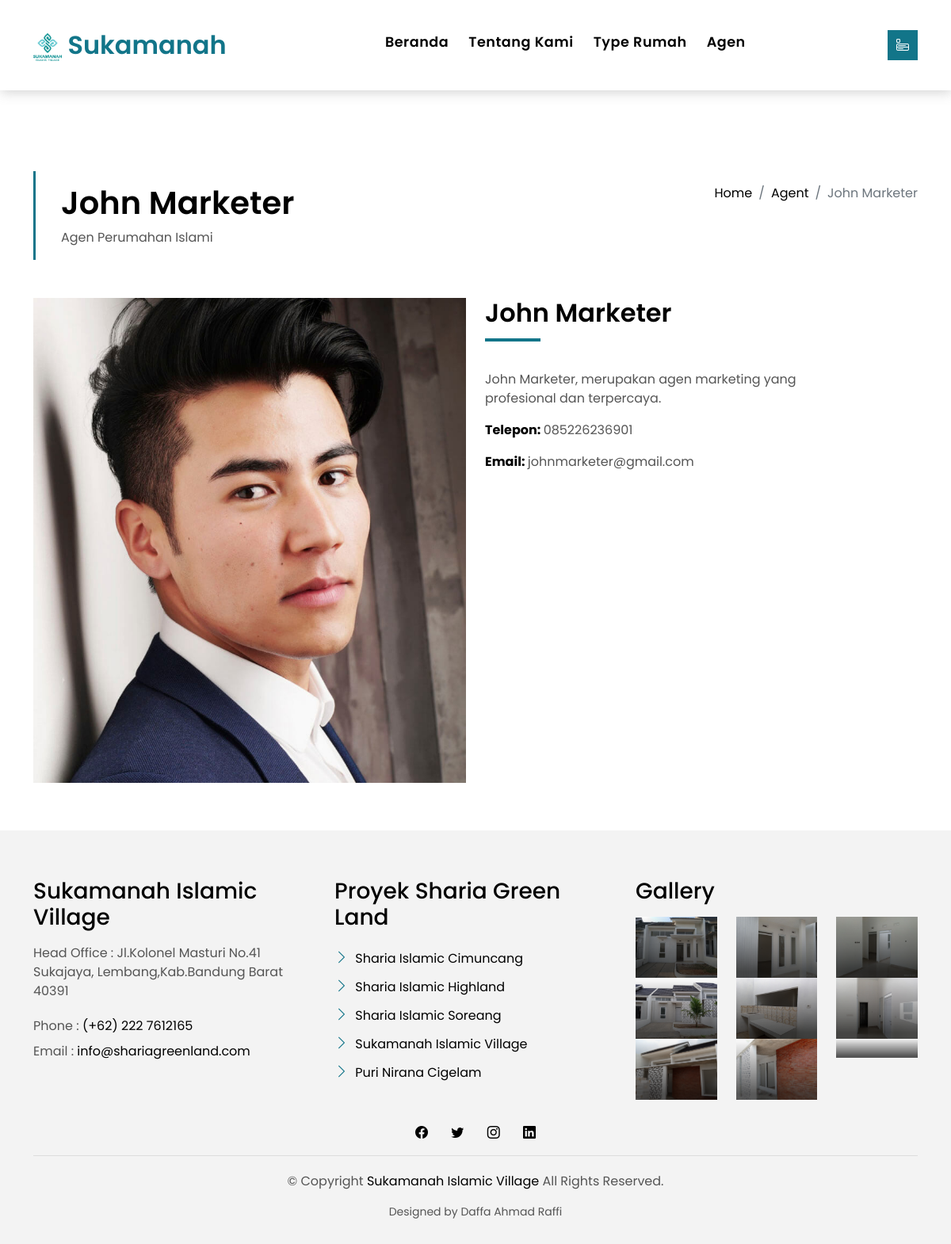
/user/detail-agen.php?id=MKT0001, run on the app's committed database.
### tables this page shows
CREATE TABLE `marketing` (
  `id_marketing` varchar(10) NOT NULL,
  `nama_marketing` varchar(30) NOT NULL,
  `telpon_marketing` varchar(30) NOT NULL,
  `email_marketing` varchar(25) NOT NULL,
  `foto_agen` varchar(75) NOT NULL
);

### user/detail-agen.php (the view, shortened to what this page needs)
<?php
include "../userkomponen/header.php";
$id = $_GET['id'];
$row = mysqli_query($test,"SELECT * FROM marketing WHERE id_marketing = '$id'");
$isi = mysqli_fetch_assoc($row);
?>
  <main id="main">
    <section class="intro-single">
      <div class="container">
        <div class="row">
          <div class="col-md-12 col-lg-8">
            <div class="title-single-box">
              <h1 class="title-single"><?php echo $isi["nama_marketing"]; ?></h1>
              <span class="color-text-a">Agen Perumahan Islami</span>
            </div>
          </div>
          <div class="col-md-12 col-lg-4">
            <nav aria-label="breadcrumb" class="breadcrumb-box d-flex justify-content-lg-end">
              <ol class="breadcrumb">
                <li class="breadcrumb-item">
                  <a href="index.php">Home</a>
                </li>
                <li class="breadcrumb-item">
                  <a href="agen.php">Agent</a>
                </li>
                <li class="breadcrumb-item active" aria-current="page">
                  <?php echo $isi["nama_marketing"]; ?>
                </li>
              </ol>
            </nav>
          </div>
        </div>
      </div>
    </section>
    <section class="agent-single">
      <div class="container">
        <div class="row">
          <div class="col-sm-12">
            <div class="row">
              <div class="col-md-6">
                <div class="agent-avatar-box">
                  <img src="../admin/inputan/<?php echo $isi["foto_agen"]; ?>" alt="" class="img-a img-fluid">
                </div>
              </div>
              <div class="col-md-5 section-md-t3">
                <div class="agent-info-box">
                  <div class="agent-title">
                    <div class="title-box-d">
                      <h3 class="title-d"><?php echo $isi["nama_marketing"]; ?></h3>
                    </div>
                  </div>
                  <div class="agent-content mb-3">
                    <p class="content-d color-text-a">
                      <?php echo $isi["nama_marketing"]; ?>, merupakan agen marketing yang profesional dan terpercaya.
                    </p>
                    <div class="info-agents color-a">
                      <p>
                        <strong>Telepon: </strong>
                        <span class="color-text-a"> <?php echo $isi["telpon_marketing"]; ?> </span>
                      </p>
                      <p>
                        <strong>Email: </strong>
                        <span class="color-text-a"> <?php echo $isi["email_marketing"]; ?></span>
                      </p>
                    </div>
                  </div>
                </div>
              </div>
            </div>
          </div>
          </div>
        </div>
    </section>
  </main>
  <?php
  include "../userkomponen/footer.php";
?>

### assets/css/style.css (style rules this page uses)
body { font-family: "Poppins", sans-serif; color: #555555; }
h1, h2, h3, h4, h5, h6 { color: #000000; }
a { color: #000000; text-decoration: none; transition: all 0.5s ease; }
.color-a { text-decoration: none; color: #000000; }
.color-text-a { text-decoration: none; color: #555555; }
.title-box-d { padding-bottom: 1.8rem; margin-bottom: 1rem; position: relative; }
.title-box-d .title-d { font-weight: 600; font-size: 2rem; }
.title-box-d .title-d:after { content: ""; position: absolute; width: 70px; height: 4px; background-color: #127589; bottom: 20px; left: 0; }
.intro-single { padding: 12rem 0 3rem; }
.intro-single .title-single-box { padding: 1rem 0 1rem 2rem; }
.intro-single .title-single-box { border-left: 3px solid #127589; }
.intro-single .title-single-box .title-single { font-weight: 600; font-size: 2.2rem; }
@media (min-width: 768px) { .intro-single .title-single-box .title-single { font-size: 2.1rem; } }
@media (min-width: 992px) { .intro-single .title-single-box .title-single { font-size: 2.5rem; } }
.intro-single .breadcrumb-box { padding: 1rem 0 0 0.5rem; }
.intro-single .breadcrumb { background-color: transparent; padding-right: 0; padding-left: 0; }

### data on the page
marketing: nama_marketing "John Marketer", foto_agen (picture), telpon_marketing "085226236901", email_marketing "johnmarketer@gmail.com"
